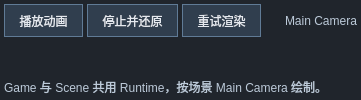
<?xml version="1.0" encoding="UTF-8"?>
<ui version="4.0">
 <class>GameViewUIWindow</class>
 <widget class="QWidget" name="GameViewUIWindow">
  <property name="minimumSize"><size><width>160</width><height>100</height></size></property>
  <property name="styleSheet"><string notr="true">QWidget#GameViewUIWindow { background: #20252c; color: #e5e9ef; } QToolButton { background: #303e4e; color: #e5e9ef; border: 1px solid #607b96; padding: 5px 10px; } QToolButton:checked { background: #38678c; } QLabel { color: #bccad9; }</string></property>
  <layout class="QVBoxLayout" name="rootLayout">
   <property name="spacing"><number>4</number></property>
   <property name="leftMargin"><number>4</number></property><property name="topMargin"><number>4</number></property><property name="rightMargin"><number>4</number></property><property name="bottomMargin"><number>4</number></property>
   <item><layout class="QHBoxLayout" name="toolbarLayout">
    <item><widget class="QToolButton" name="playButton"><property name="text"><string>播放动画</string></property><property name="checkable"><bool>true</bool></property></widget></item>
    <item><widget class="QToolButton" name="stopButton"><property name="text"><string>停止并还原</string></property></widget></item>
    <item><widget class="QToolButton" name="retryButton"><property name="text"><string>重试渲染</string></property></widget></item>
    <item><spacer name="toolbarSpacer"><property name="orientation"><enum>Qt::Horizontal</enum></property><property name="sizeHint" stdset="0"><size><width>20</width><height>1</height></size></property></spacer></item>
    <item><widget class="QLabel" name="cameraLabel"><property name="text"><string>Main Camera</string></property></widget></item>
   </layout></item>
   <item><widget class="GameViewport" name="gameViewport"><property name="sizePolicy"><sizepolicy hsizetype="Expanding" vsizetype="Expanding"><horstretch>1</horstretch><verstretch>1</verstretch></sizepolicy></property></widget></item>
   <item><widget class="QLabel" name="statusLabel"><property name="text"><string>Game 与 Scene 共用 Runtime，按场景 Main Camera 绘制。</string></property><property name="wordWrap"><bool>true</bool></property></widget></item>
  </layout>
 </widget>
 <customwidgets><customwidget><class>GameViewport</class><extends>QWidget</extends><header>GameViewport.h</header><container>0</container></customwidget></customwidgets>
 <resources/><connections/>
</ui>
